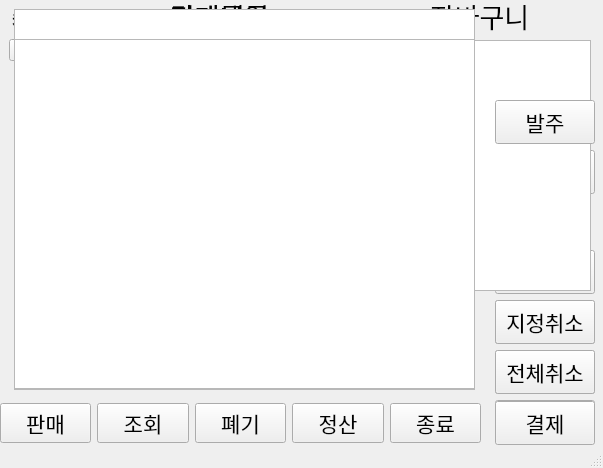
<?xml version="1.0" encoding="UTF-8"?>
<ui version="4.0">
 <class>MainWindow</class>
 <widget class="QMainWindow" name="MainWindow">
  <property name="geometry">
   <rect>
    <x>0</x>
    <y>0</y>
    <width>603</width>
    <height>468</height>
   </rect>
  </property>
  <property name="windowTitle">
   <string>MainWindow</string>
  </property>
  <widget class="QWidget" name="centralwidget">
   <widget class="QPushButton" name="p_lookbtn">
    <property name="geometry">
     <rect>
      <x>495</x>
      <y>400</y>
      <width>100</width>
      <height>44</height>
     </rect>
    </property>
    <property name="font">
     <font>
      <pointsize>16</pointsize>
     </font>
    </property>
    <property name="text">
     <string>상품 조회</string>
    </property>
   </widget>
   <widget class="QPushButton" name="iv_lookbtn">
    <property name="geometry">
     <rect>
      <x>495</x>
      <y>150</y>
      <width>100</width>
      <height>44</height>
     </rect>
    </property>
    <property name="font">
     <font>
      <pointsize>16</pointsize>
     </font>
    </property>
    <property name="text">
     <string>재고 조회</string>
    </property>
   </widget>
   <widget class="QPushButton" name="product_addbtn">
    <property name="geometry">
     <rect>
      <x>495</x>
      <y>350</y>
      <width>100</width>
      <height>44</height>
     </rect>
    </property>
    <property name="font">
     <font>
      <pointsize>16</pointsize>
     </font>
    </property>
    <property name="text">
     <string>상품 추가</string>
    </property>
   </widget>
   <widget class="QPushButton" name="product_changebtn">
    <property name="geometry">
     <rect>
      <x>495</x>
      <y>300</y>
      <width>100</width>
      <height>44</height>
     </rect>
    </property>
    <property name="font">
     <font>
      <pointsize>16</pointsize>
     </font>
    </property>
    <property name="text">
     <string>상품 수정</string>
    </property>
   </widget>
   <widget class="QPushButton" name="pcancelbtn">
    <property name="geometry">
     <rect>
      <x>495</x>
      <y>300</y>
      <width>100</width>
      <height>44</height>
     </rect>
    </property>
    <property name="font">
     <font>
      <pointsize>16</pointsize>
     </font>
    </property>
    <property name="text">
     <string>지정취소</string>
    </property>
   </widget>
   <widget class="QComboBox" name="combobox">
    <property name="geometry">
     <rect>
      <x>9</x>
      <y>39</y>
      <width>69</width>
      <height>22</height>
     </rect>
    </property>
   </widget>
   <widget class="QPushButton" name="acancelbtn">
    <property name="geometry">
     <rect>
      <x>495</x>
      <y>350</y>
      <width>100</width>
      <height>44</height>
     </rect>
    </property>
    <property name="font">
     <font>
      <pointsize>16</pointsize>
     </font>
    </property>
    <property name="text">
     <string>전체취소</string>
    </property>
   </widget>
   <widget class="QPushButton" name="paybtn">
    <property name="geometry">
     <rect>
      <x>495</x>
      <y>401</y>
      <width>100</width>
      <height>44</height>
     </rect>
    </property>
    <property name="font">
     <font>
      <pointsize>16</pointsize>
     </font>
    </property>
    <property name="text">
     <string>결제</string>
    </property>
   </widget>
   <widget class="QPushButton" name="product_deletebtn">
    <property name="geometry">
     <rect>
      <x>495</x>
      <y>250</y>
      <width>100</width>
      <height>44</height>
     </rect>
    </property>
    <property name="font">
     <font>
      <pointsize>16</pointsize>
     </font>
    </property>
    <property name="text">
     <string>상품 삭제</string>
    </property>
   </widget>
   <widget class="QWidget" name="layoutWidget">
    <property name="geometry">
     <rect>
      <x>0</x>
      <y>400</y>
      <width>481</width>
      <height>47</height>
     </rect>
    </property>
    <layout class="QHBoxLayout" name="horizontalLayout">
     <item>
      <widget class="QPushButton" name="salebtn">
       <property name="font">
        <font>
         <pointsize>16</pointsize>
        </font>
       </property>
       <property name="text">
        <string>판매</string>
       </property>
      </widget>
     </item>
     <item>
      <widget class="QPushButton" name="lookbtn">
       <property name="font">
        <font>
         <pointsize>16</pointsize>
        </font>
       </property>
       <property name="text">
        <string>조회</string>
       </property>
      </widget>
     </item>
     <item>
      <widget class="QPushButton" name="lookbtn_3">
       <property name="font">
        <font>
         <pointsize>16</pointsize>
        </font>
       </property>
       <property name="text">
        <string>폐기</string>
       </property>
      </widget>
     </item>
     <item>
      <widget class="QPushButton" name="lookbtn_2">
       <property name="font">
        <font>
         <pointsize>16</pointsize>
        </font>
       </property>
       <property name="text">
        <string>정산</string>
       </property>
      </widget>
     </item>
     <item>
      <widget class="QPushButton" name="exitbtn">
       <property name="font">
        <font>
         <pointsize>16</pointsize>
        </font>
       </property>
       <property name="text">
        <string>종료</string>
       </property>
      </widget>
     </item>
    </layout>
   </widget>
   <widget class="QLabel" name="salelist_label">
    <property name="geometry">
     <rect>
      <x>170</x>
      <y>0</y>
      <width>151</width>
      <height>31</height>
     </rect>
    </property>
    <property name="font">
     <font>
      <pointsize>20</pointsize>
     </font>
    </property>
    <property name="text">
     <string>판매목록</string>
    </property>
   </widget>
   <widget class="QLabel" name="basketlist_label">
    <property name="geometry">
     <rect>
      <x>430</x>
      <y>0</y>
      <width>151</width>
      <height>31</height>
     </rect>
    </property>
    <property name="font">
     <font>
      <pointsize>20</pointsize>
     </font>
    </property>
    <property name="text">
     <string>장바구니</string>
    </property>
   </widget>
   <widget class="QLabel" name="cartegpry_label">
    <property name="geometry">
     <rect>
      <x>12</x>
      <y>3</y>
      <width>91</width>
      <height>31</height>
     </rect>
    </property>
    <property name="font">
     <font>
      <pointsize>12</pointsize>
      <bold>true</bold>
     </font>
    </property>
    <property name="text">
     <string>카테고리</string>
    </property>
   </widget>
   <widget class="QLabel" name="payhistory_label">
    <property name="geometry">
     <rect>
      <x>170</x>
      <y>0</y>
      <width>151</width>
      <height>31</height>
     </rect>
    </property>
    <property name="font">
     <font>
      <pointsize>20</pointsize>
     </font>
    </property>
    <property name="text">
     <string>결제내역</string>
    </property>
   </widget>
   <widget class="QTableWidget" name="product_table">
    <property name="geometry">
     <rect>
      <x>84</x>
      <y>39</y>
      <width>281</width>
      <height>351</height>
     </rect>
    </property>
   </widget>
   <widget class="QLabel" name="logo">
    <property name="geometry">
     <rect>
      <x>20</x>
      <y>50</y>
      <width>600</width>
      <height>251</height>
     </rect>
    </property>
    <property name="font">
     <font>
      <pointsize>55</pointsize>
      <bold>true</bold>
     </font>
    </property>
    <property name="text">
     <string>Qt
POS Program</string>
    </property>
   </widget>
   <widget class="QTableWidget" name="basketlist_table">
    <property name="geometry">
     <rect>
      <x>370</x>
      <y>40</y>
      <width>221</width>
      <height>251</height>
     </rect>
    </property>
   </widget>
   <widget class="QPushButton" name="inventory_addbtn">
    <property name="geometry">
     <rect>
      <x>495</x>
      <y>100</y>
      <width>100</width>
      <height>44</height>
     </rect>
    </property>
    <property name="font">
     <font>
      <pointsize>16</pointsize>
     </font>
    </property>
    <property name="text">
     <string>발주</string>
    </property>
   </widget>
   <widget class="QTableWidget" name="iv_table">
    <property name="geometry">
     <rect>
      <x>14</x>
      <y>9</y>
      <width>461</width>
      <height>381</height>
     </rect>
    </property>
   </widget>
   <widget class="QTableView" name="p_table">
    <property name="geometry">
     <rect>
      <x>14</x>
      <y>9</y>
      <width>461</width>
      <height>381</height>
     </rect>
    </property>
   </widget>
   <widget class="QTableWidget" name="pay_table">
    <property name="geometry">
     <rect>
      <x>14</x>
      <y>39</y>
      <width>461</width>
      <height>350</height>
     </rect>
    </property>
   </widget>
  </widget>
  <widget class="QMenuBar" name="menubar">
   <property name="geometry">
    <rect>
     <x>0</x>
     <y>0</y>
     <width>603</width>
     <height>26</height>
    </rect>
   </property>
  </widget>
  <widget class="QStatusBar" name="statusbar"/>
 </widget>
 <resources/>
 <connections>
  <connection>
   <sender>exitbtn</sender>
   <signal>clicked()</signal>
   <receiver>MainWindow</receiver>
   <slot>close()</slot>
   <hints>
    <hint type="sourcelabel">
     <x>542</x>
     <y>433</y>
    </hint>
    <hint type="destinationlabel">
     <x>722</x>
     <y>443</y>
    </hint>
   </hints>
  </connection>
 </connections>
</ui>
